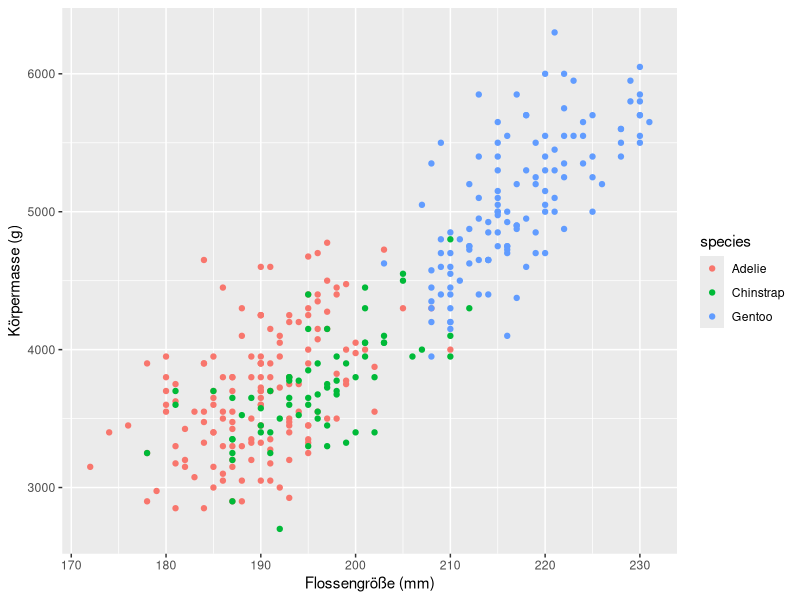
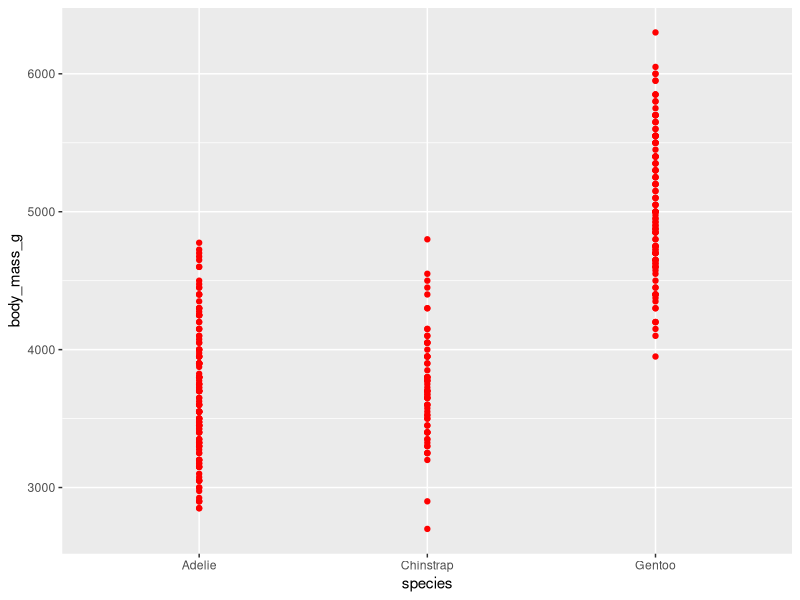
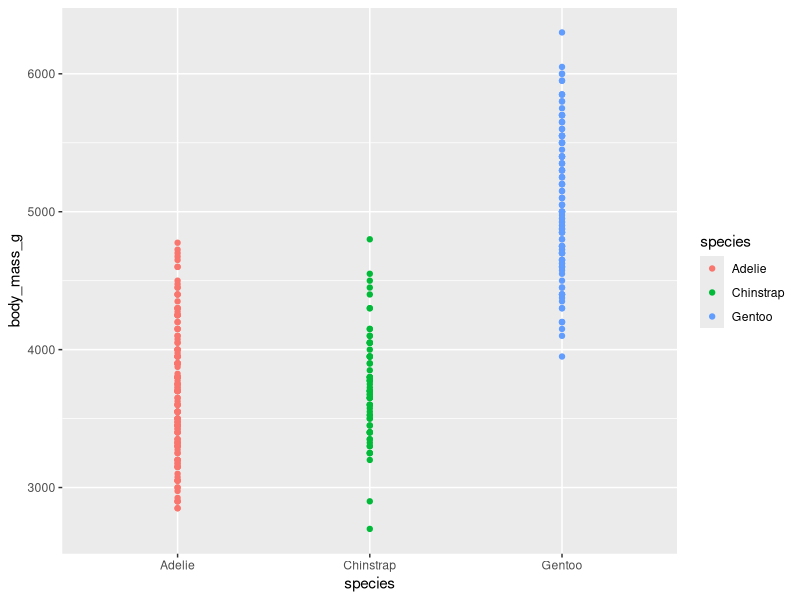
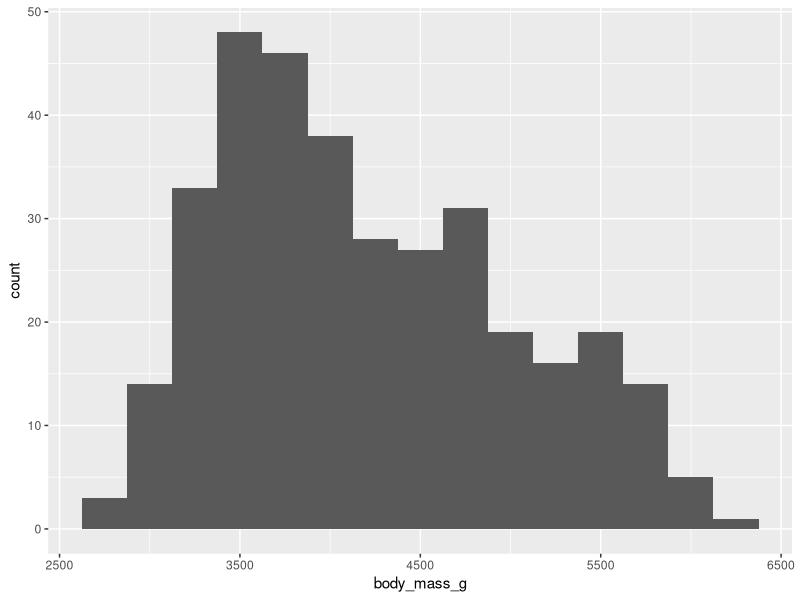
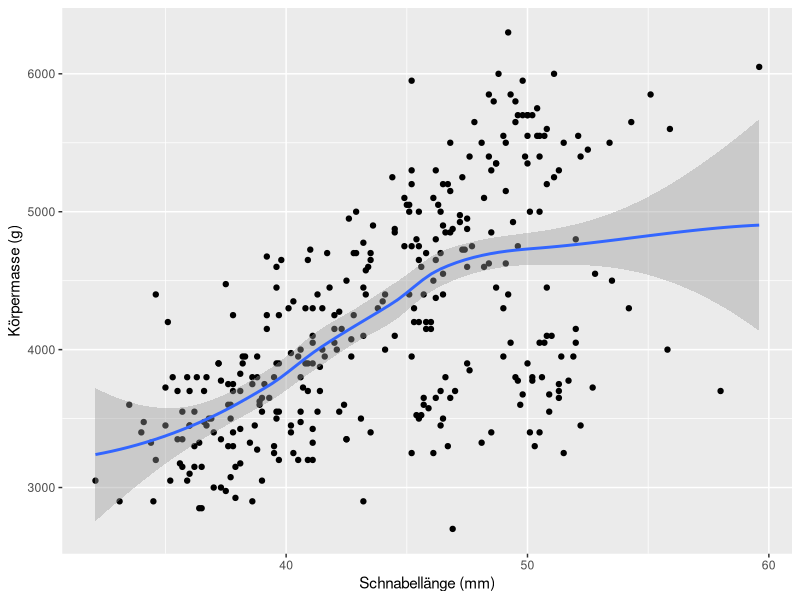
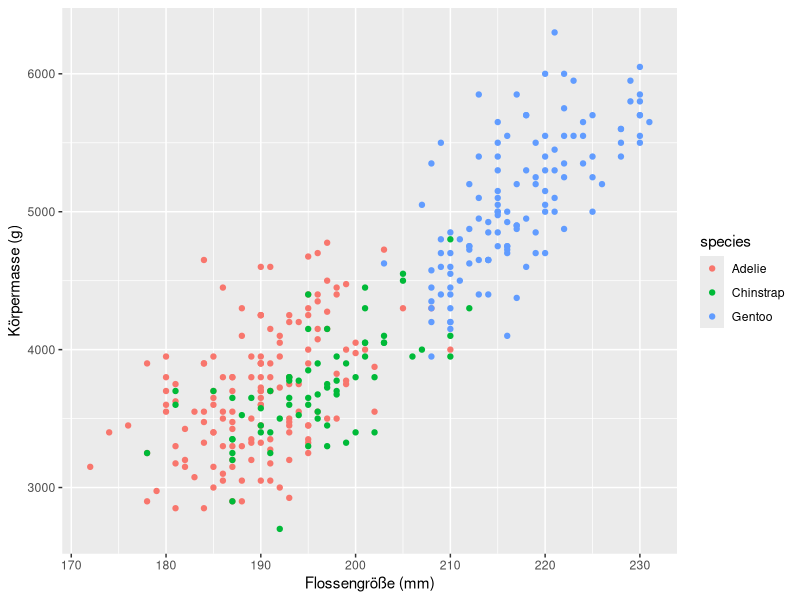
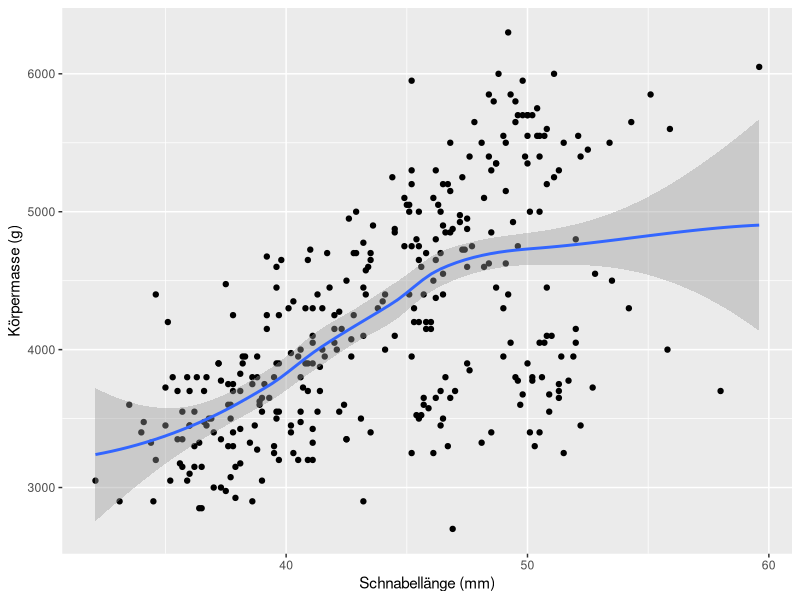

Reproduce these figures in R, in order.
# =============================================================
# SA-01 Datenvisualisierung mit ggplot – Hausaufgabe UE 1
# Florian Benes, 4AHWIT (x), Prozessmanagement
# Gesamtes Skript: läuft von oben nach unten durch (Source)
# =============================================================

library(tidyverse)
library(palmerpenguins)   # liefert penguins mit body_mass_g usw.

# -------------------------------------------------------------
# 1. Setup + erstes Ritual
# -------------------------------------------------------------
glimpse(penguins)
# -> 344 Zeilen, 8 Spalten
# -> species: factor, body_mass_g: integer

# -------------------------------------------------------------
# 2. Die Einstiegsfrage nachbauen (Ziel-Plot)
# -------------------------------------------------------------
p_ziel <- ggplot(penguins,
                 aes(x = flipper_length_mm, y = body_mass_g, color = species)) +
  geom_point() +
  labs(x = "Flossengröße (mm)", y = "Körpermasse (g)")
p_ziel
# Körpermasse steigt bei allen drei Arten mit der Flossengröße.
# Am schwersten: Gentoo.

# -------------------------------------------------------------
# 3. Vorhersagen
# -------------------------------------------------------------
# a) color = "red" in geom_point() -> alle Punkte rot (fixe Farbe)
ggplot(penguins, aes(x = species, y = body_mass_g)) + geom_point(color = "red")
# color = species in aes() -> Farbe abhängig von der Spalte species
ggplot(penguins, aes(x = species, y = body_mass_g, color = species)) + geom_point()

# b) + am Zeilenanfang: R hält die erste Zeile für einen fertigen Befehl,
#    die zweite Zeile beginnt mit + und erzeugt einen Fehler.
#    Deshalb hier auskommentiert, damit das Skript durchläuft:
# ggplot(penguins, aes(x = body_mass_g))
#   + geom_histogram(binwidth = 250)
# richtig:
ggplot(penguins, aes(x = body_mass_g)) +
  geom_histogram(binwidth = 250)

# -------------------------------------------------------------
# 4. Eigene Frage: Hängt die Schnabellänge mit der Körpermasse zusammen?
# -------------------------------------------------------------
p_eigen <- ggplot(penguins, aes(x = bill_length_mm, y = body_mass_g)) +
  geom_point() +
  geom_smooth() +
  labs(x = "Schnabellänge (mm)", y = "Körpermasse (g)")
p_eigen
# Pinguine mit längerem Schnabel sind im Schnitt schwerer.
# Der Trend steigt klar, die Punkte streuen aber deutlich.

# Plots als Bilddateien speichern (Beleg im Repo)
ggsave("sa01_zielplot.png", p_ziel, width = 7, height = 5)
ggsave("sa01_eigene_frage.png", p_eigen, width = 7, height = 5)

# -------------------------------------------------------------
# 5. Kapitel-Check (Kap. 2 Workflow: basics)
# -------------------------------------------------------------
# + am Zeilenende: sagt R, dass der Befehl weitergeht. Am Zeilenanfang
#   ist der Befehl davor schon fertig -> Fehler.
# <- im Skript: Werte sind gespeichert und jederzeit reproduzierbar;
#   Console-Eingaben sind nach dem Schließen weg.
